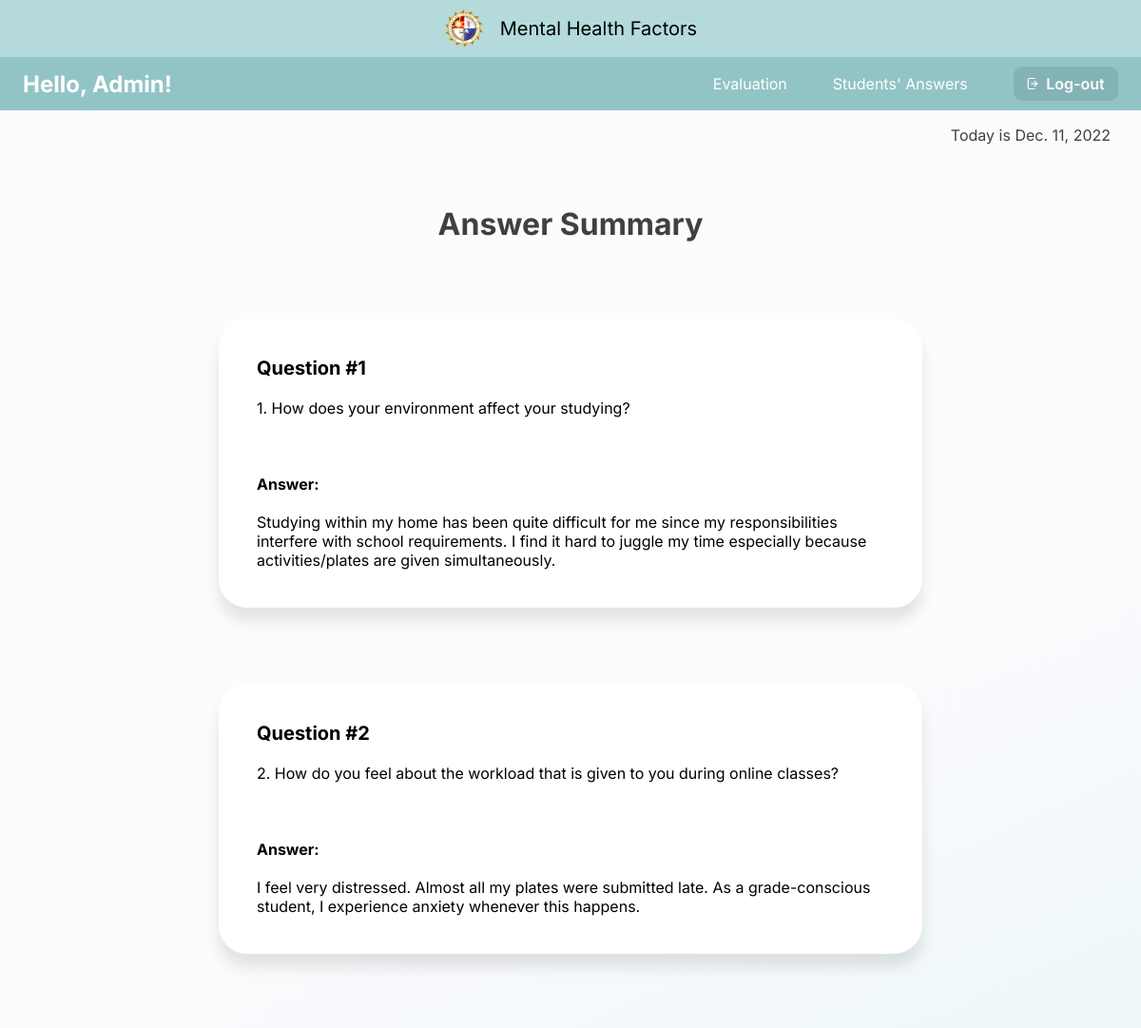
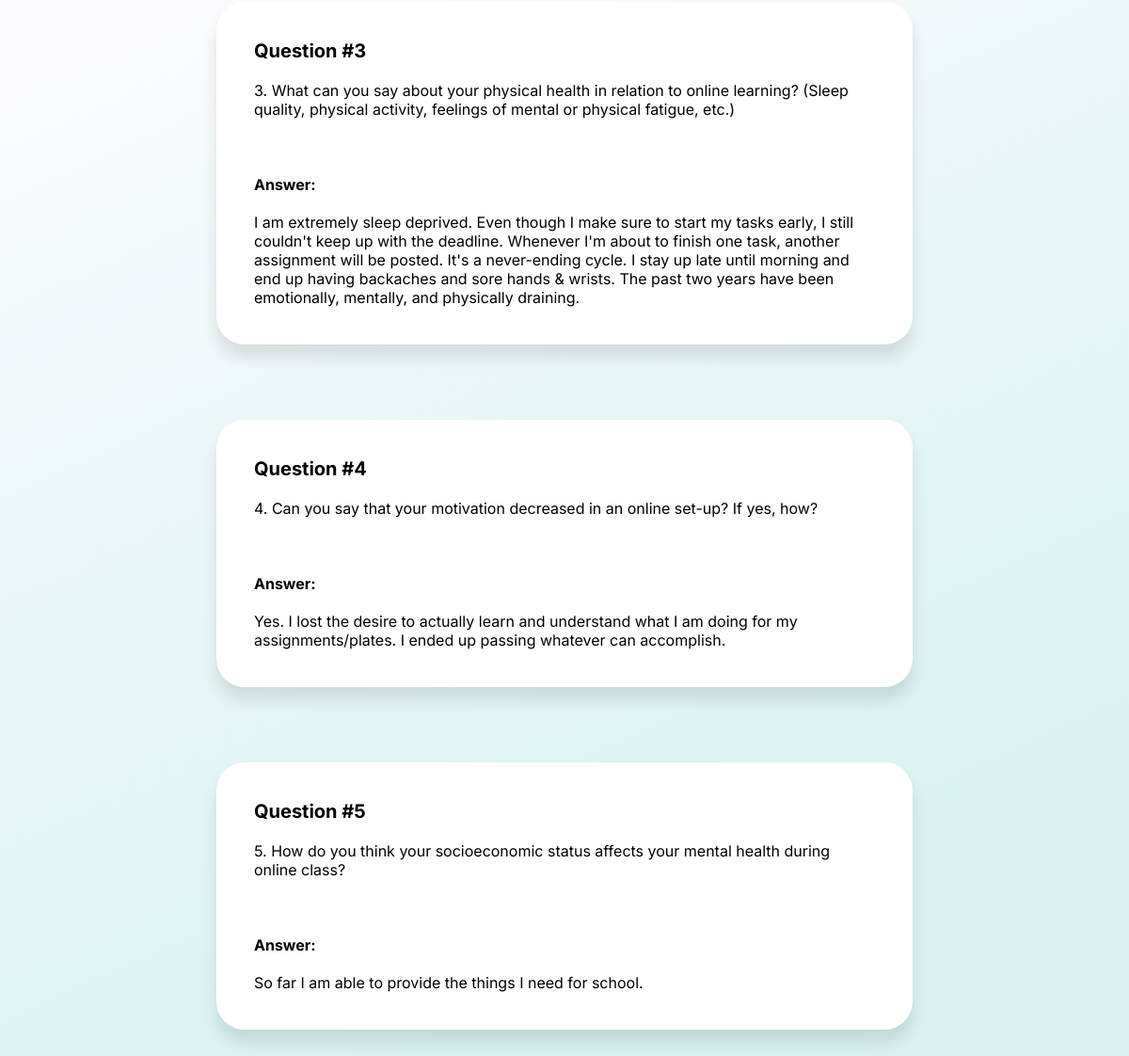
The page /student_answer/40 on the database its author committed (2 pictures, top to bottom).
### capswebsite/models.py (models this page shows, shortened)
class Answers(models.Model):
    email_error_message = 'Email must be: @plm.edu.ph'
    email_regex = RegexValidator(
    regex=r'^[A-Za-z0-9._%+-]+@plm.edu.ph$',
    message=email_error_message
    )
    ID_error_message = 'Faculty ID must be entered in format: 20XXXXXXX'
    ID_regex = RegexValidator(
        regex=r'^20\d{7}$',
        message=ID_error_message
    )
    Year_CHOICES = (
        ('1st Year', '1st Year'),
        ('2nd Year', '2nd Year'),
        ('3rd Year', '3rd Year'),
        ('4th Year', '4th Year'),
        ('5th Year', '5th Year'),
        ('6th Year', '6th Year'),
    )
    email = models.EmailField(verbose_name="Email",max_length=60,validators=[email_regex],blank=True)
    firstName = models.CharField(max_length=100, verbose_name='First Name', null=True,blank=True)
    lastName = models.CharField(max_length=100, verbose_name='Last Name', null=True,blank=True)
    numberID = models.CharField(max_length=100,validators=[ID_regex], verbose_name='Number ID', null=True,blank=True)
    college= models.ForeignKey(College, verbose_name='College',null=True,blank=True,on_delete=models.CASCADE)
    course= models.ForeignKey(Course, verbose_name='Course',null=True,blank=True,on_delete=models.CASCADE)
    year = models.CharField(max_length=10, choices=Year_CHOICES, verbose_name='Year', null=True,blank=True)
    block = models.CharField(max_length=10, verbose_name='Block', null=True,blank=True)
    question1 = models.CharField(max_length=1000, verbose_name="question1",null=True, blank =True)
    question2 = models.CharField(max_length=1000, verbose_name="question2",null=True, blank =True)
    question3 = models.CharField(max_length=1000, verbose_name="question3",null=True, blank =True)
    question4 = models.CharField(max_length=1000, verbose_name="question4",null=True, blank =True)
    question5 = models.CharField(max_length=1000, verbose_name="question5",null=True, blank =True)

### capswebsite/views.py (the view)
# urls.py: re_path(r'^student_answer/(?P<pk>[a-zA-Z0-9]+$)', views.student_answer, name='student_answer'),
def student_answer(request, pk):
    context={}
    date2day = date.today() #datetime = date + time
    answers = Answers.objects.filter(id=pk)
    context = {'answers':answers}
    context['date2day'] = date2day
    return render(request, 'admin/student_answer.html',context)

### capswebsite/templates/admin/student_answer.html (shortened to what this page needs)
{% load static %}
{% include 'admin/admin_navbar.html' %}
{% block content %}
<p class="date-time">Today is {{date2day}}</p>
<div class="title">Answer Summary</div>
        {% for ans in answers %}
        <div class="qna">
            <span>Question #1</span>
            <br><br>
            1. How does your environment affect your studying?
            <br><br><br><br>
            <label for="answer"><b>Answer:</b></label>
            <br><br>
            {{ans.question1}}
        </div>
        <div class="qna">
            <span>Question #2</span>
            <br><br>
            2. How do you feel about the workload that is given to you during online classes?
            <br><br><br><br>
            <label for="answer"><b>Answer:</b></label>
            <br><br>
            {{ans.question2}}
        </div>
        <div class="qna">
            <span>Question #3</span>
            <br><br>
            3. What can you say about your physical health in relation to online learning? (Sleep quality, physical activity, feelings of mental or physical fatigue, etc.)
            <br><br><br><br>
            <label for="answer"><b>Answer:</b></label>
            <br><br>
            {{ans.question3}}
        </div>
        <div class="qna">
            <span>Question #4</span>
            <br><br>
            4. Can you say that your motivation decreased in an online set-up? If yes, how?
            <br><br><br><br>
            <label for="answer"><b>Answer:</b></label>
            <br><br>
            {{ans.question4}}
        </div>
        <div class="qna">
            <span>Question #5</span>
            <br><br>
            5. How do you think your socioeconomic status affects your mental health during online class?
            <br><br><br><br>
            <label for="answer"><b>Answer:</b></label>
            <br><br>
            {{ans.question5}}
        </div>
{%endfor%}
{% endblock %}

### capswebsite/static/css/admin_navbar.css (style rules this page uses)
body { margin:0px; width: 100%; height: 100%; }

### capswebsite/templates/admin/student_answer.html (style rules this page uses)
body { margin: 0px; min-height: 100vh; background: linear-gradient(155.57deg, #FDFBFE 36.97%, #D8F2F2 83.32%); background-repeat: no-repeat; }
.date-time { font-family: 'Inter'; font-style: normal; font-weight: 400; font-size: 1em; color: #404040; text-align: right; margin-right: 2em; }
.title { font-family: 'Inter'; font-style: normal; font-weight: 700; font-size: 2em; text-align: center; margin-top: 2em; color: #404040; }
.qna { display: block; min-width: 100px; max-width: 55%; height: auto; padding: 40px; margin: 80px auto; background: #FFFFFF; box-shadow: 0px 14px 15px rgba(0, 0, 0, 0.1); border-radius: 30px; font-family: 'Inter'; font-style: normal; font-weight: 400; font-size: 16px; }
.qna span { font-family:'Inter'; font-size: 20px; font-weight: 700; }

### rows shown on the page
Answers: question1 "Studying within my home has been quite difficult for me since my responsibilities interfere with school requirements. I find it hard to juggle my time especially because activities/plates are given simultaneously.", question2 "I feel very distressed. Almost all my plates were submitted late. As a grade-conscious student, I experience anxiety whenever this happens.", question3 "I am extremely sleep deprived. Even though I make sure to start my tasks early, I still couldn't keep up with the deadline. Whenever I'm about to finish one task, another assignment will be posted. It's a never-ending cycle. I stay up late until morning and end up having backaches and sore hands & wrists. The past two years have been emotionally, mentally, and physically draining.", question4 "Yes. I lost the desire to actually learn and understand what I am doing for my assignments/plates. I ended up passing whatever can accomplish.", question5 "So far I am able to provide the things I need for school."
